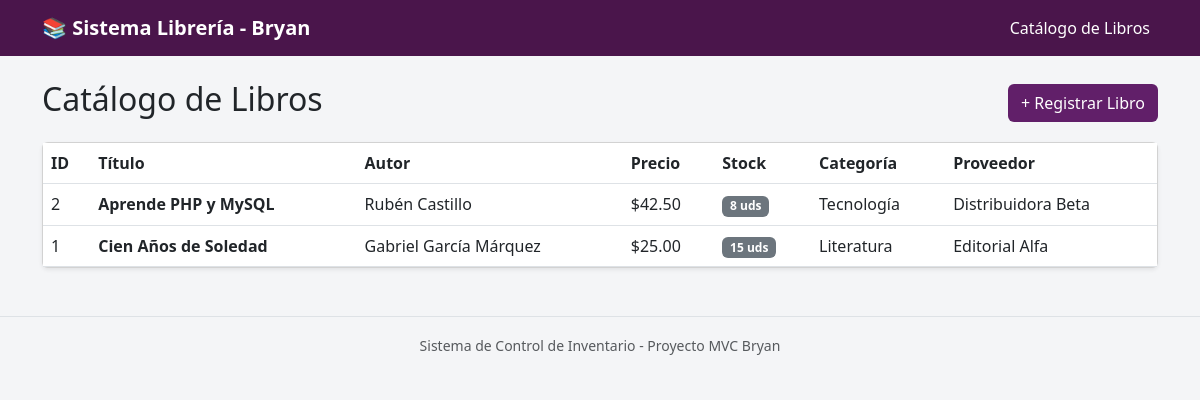
The page / on the database its author committed.
### tables this page shows
CREATE TABLE libros (
    id INT AUTO_INCREMENT PRIMARY KEY,
    titulo VARCHAR(150) NOT NULL,
    autor VARCHAR(100) NOT NULL,
    precio DECIMAL(10,2) NOT NULL,
    stock INT NOT NULL,
    categoria_id INT,
    proveedor_id INT,
    FOREIGN KEY (categoria_id) REFERENCES categorias(id) ON DELETE SET NULL,
    FOREIGN KEY (proveedor_id) REFERENCES proveedores(id) ON DELETE SET NULL
);

CREATE TABLE categorias (
    id INT AUTO_INCREMENT PRIMARY KEY,
    nombre VARCHAR(100) NOT NULL,
    descripcion TEXT,
    creado_en TIMESTAMP DEFAULT CURRENT_TIMESTAMP
);

CREATE TABLE proveedores (
    id INT AUTO_INCREMENT PRIMARY KEY,
    empresa VARCHAR(100) NOT NULL,
    contacto VARCHAR(100) NOT NULL,
    telefono VARCHAR(20) NOT NULL,
    email VARCHAR(100) NOT NULL
);

### controllers/LibroController.php (called while the page is built, shortened)
<?php
require_once 'models/Libro.php';
class LibroController {
    public function index() {
        $database = new Database();
        $db = $database->getConnection();
        $libro = new Libro($db);
        $result = $libro->obtenerTodos();
        $libros = $result->fetchAll(PDO::FETCH_ASSOC);
        require_once 'views/libros/index.php';
    }
}

### models/Libro.php (called while the page is built)
<?php
class Libro {
    private $conn;
    private $table_name = "libros";
    public function __construct($db) {
        $this->conn = $db;
    }
    public function obtenerTodos() {
        $query = "SELECT l.*, c.nombre as categoria_nombre, p.empresa as proveedor_nombre
                  FROM " . $this->table_name . " l
                  LEFT JOIN categorias c ON l.categoria_id = c.id
                  LEFT JOIN proveedores p ON l.proveedor_id = p.id
                  ORDER BY l.id DESC";
        $stmt = $this->conn->prepare($query);
        $stmt->execute();
        return $stmt;
    }
}

### views/libros/index.php (the view)
<?php include 'views/layout/header.php'; ?>
<div class="d-flex justify-content-between align-items-center mb-3">
    <h2>Catálogo de Libros</h2>
    <button class="btn btn-purple">+ Registrar Libro</button>
</div>
<div class="card shadow-sm">
    <div class="card-body p-0">
        <table class="table table-hover mb-0">
            <thead class="table-header">
                <tr>
                    <th>ID</th>
                    <th>Título</th>
                    <th>Autor</th>
                    <th>Precio</th>
                    <th>Stock</th>
                    <th>Categoría</th>
                    <th>Proveedor</th>
                </tr>
            </thead>
            <tbody>
                <?php foreach ($libros as $row): ?>
                <tr>
                    <td><?= $row['id'] ?></td>
                    <td class="fw-bold"><?= htmlspecialchars($row['titulo']) ?></td>
                    <td><?= htmlspecialchars($row['autor']) ?></td>
                    <td>$<?= number_format($row['precio'], 2) ?></td>
                    <td><span class="badge bg-secondary"><?= $row['stock'] ?> uds</span></td>
                    <td><?= htmlspecialchars($row['categoria_nombre'] ?? 'Sin categoría') ?></td>
                    <td><?= htmlspecialchars($row['proveedor_nombre'] ?? 'Sin proveedor') ?></td>
                </tr>
                <?php endforeach; ?>
            </tbody>
        </table>
    </div>
</div>
<?php include 'views/layout/footer.php'; ?>

### index.php (shortened to what this page needs)
<?php
$controllerName = isset($_GET['controller']) ? ucfirst($_GET['controller']) . 'Controller' : 'LibroController';
$action = isset($_GET['action']) ? $_GET['action'] : 'index';
$controllerFile = 'controllers/' . $controllerName . '.php';
if (file_exists($controllerFile)) {
    if (class_exists($controllerName)) {
        $controller = new $controllerName();
        if (method_exists($controller, $action)) {
            $controller->$action();
        } else {
            echo "Acción no encontrada.";
        }
    } else {
        echo "Controlador no encontrado.";
    }
} else {
    echo "Archivo de controlador no encontrado.";
}

### views/layout/header.php (shortened to what this page needs)
<!DOCTYPE html>
<html lang="es">
<head>
    <link href="https://cdn.jsdelivr.net/npm/bootstrap@5.3.0/dist/css/bootstrap.min.css" rel="stylesheet">
</head>
<body>
<nav class="navbar navbar-expand-lg navbar-dark navbar-custom mb-4">
  <div class="container">
    <a class="navbar-brand fw-bold" href="#">📚 Sistema Librería - Bryan</a>
    <div class="navbar-nav ms-auto">
      <a class="nav-link active" href="index.php?controller=libro&action=index">Catálogo de Libros</a>
    </div>
  </div>
</nav>
<div class="container">

### views/layout/footer.php
</div>
<footer class="text-center mt-5 py-3 text-muted border-top">
    <small>Sistema de Control de Inventario - Proyecto MVC Bryan</small>
</footer>
</body>
</html>

### views/layout/header.php (style rules this page uses)
body { background-color: #f4f5f7; }
.navbar-custom { background-color: #4a154b; }
.btn-purple { background-color: #611f69; color: white; }
.table-header { background-color: #4a154b; color: white; }

### rows shown on the page
libros: id "2", titulo "Aprende PHP y MySQL", autor "Rubén Castillo", precio "42.50", stock "8", categoria.nombre "Tecnología", proveedor.empresa "Distribuidora Beta"
libros: id "1", titulo "Cien Años de Soledad", autor "Gabriel García Márquez", precio "25.00", stock "15", categoria.nombre "Literatura", proveedor.empresa "Editorial Alfa"
